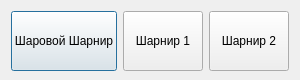
<?xml version="1.0" encoding="UTF-8"?>
<ui version="4.0">
 <class>joint_choise</class>
 <widget class="QDialog" name="joint_choise">
  <property name="geometry">
   <rect>
    <x>0</x>
    <y>0</y>
    <width>300</width>
    <height>80</height>
   </rect>
  </property>
  <property name="minimumSize">
   <size>
    <width>300</width>
    <height>80</height>
   </size>
  </property>
  <property name="maximumSize">
   <size>
    <width>300</width>
    <height>80</height>
   </size>
  </property>
  <property name="windowTitle">
   <string>Dialog</string>
  </property>
  <layout class="QHBoxLayout" name="horizontalLayout_2">
   <item>
    <layout class="QHBoxLayout" name="horizontalLayout">
     <item>
      <widget class="QPushButton" name="ball">
       <property name="minimumSize">
        <size>
         <width>0</width>
         <height>60</height>
        </size>
       </property>
       <property name="text">
        <string>Шаровой Шарнир</string>
       </property>
      </widget>
     </item>
     <item>
      <widget class="QPushButton" name="hinge1">
       <property name="minimumSize">
        <size>
         <width>0</width>
         <height>60</height>
        </size>
       </property>
       <property name="text">
        <string>Шарнир 1</string>
       </property>
      </widget>
     </item>
     <item>
      <widget class="QPushButton" name="hinge2">
       <property name="minimumSize">
        <size>
         <width>0</width>
         <height>60</height>
        </size>
       </property>
       <property name="text">
        <string>Шарнир 2</string>
       </property>
      </widget>
     </item>
    </layout>
   </item>
  </layout>
 </widget>
 <resources/>
 <connections/>
</ui>
